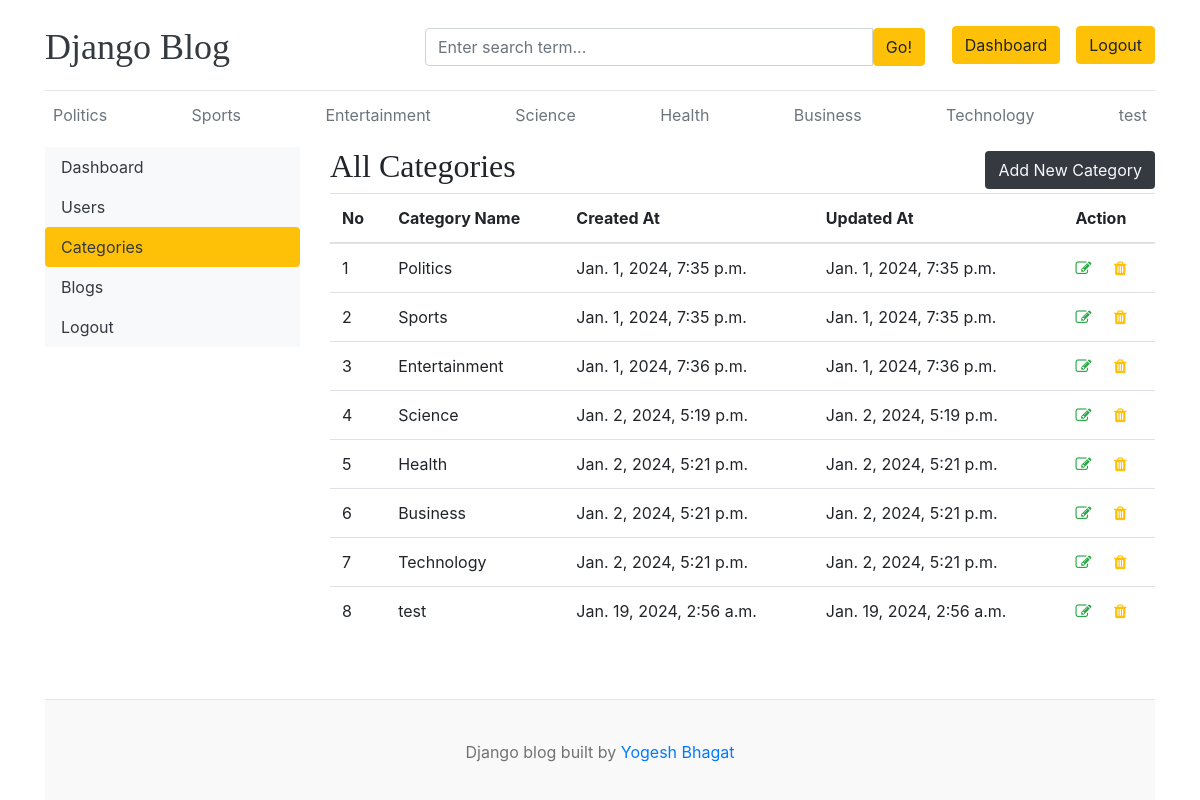
/dashboard/categories/ (signed in), run on an earlier commit of the app's database.
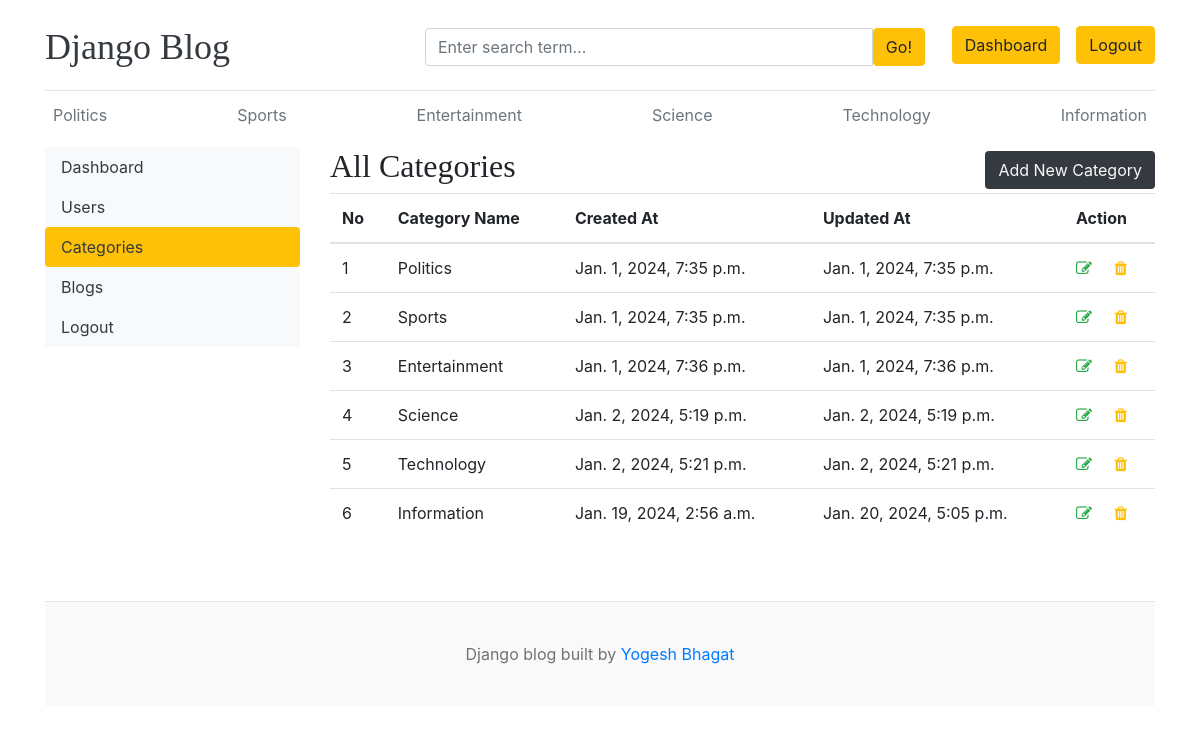
And on a later commit of the database.
### blogs/models.py (models this page shows)
class Category(models.Model):
    category_name = models.CharField(max_length=50)
    created_at = models.DateTimeField(auto_now_add=True)
    updated_at = models.DateTimeField(auto_now = True)
    class Meta:
        verbose_name_plural = 'Categories'
    def __str__(self):
        return self.category_name

### dashboards/views.py (the view)
        def wrapper(request, *args, **kwargs):
            if request.user.has_perm(permission):
                return view_func(request, *args, **kwargs)
            else:
                return redirect('home')

### blogs/context_processors.py (called while the page is built)
def get_categories(request):
    categories = Category.objects.all()
    return dict(categories=categories)

def get_social_links(request):
    social_links = SocialLink.objects.all()
    return dict(social_links=social_links)

### dashboards/views.py (called while the page is built)
def permission_required(permission):
    def decorator(view_func):
        def wrapper(request, *args, **kwargs):
            if request.user.has_perm(permission):
                return view_func(request, *args, **kwargs)
            else:
                return redirect('home')
        return wrapper
    return decorator

@permission_required('blogs.view_category')
def categories(request):
    return render(request, 'dashboard/categories.html')

### templates/dashboard/categories.html (shortened to what this page needs)
{% extends 'base.html' %}
{% block content %}
<div class="row">
    {% include 'dashboard/sidebar.html' %}
    <div class="col-md-9">
        <div class="row">
            <div class="col">
                <div class="header-container">
                    <h2>All Categories</h2>
                    <a href="{% url 'add_new_category' %}" class="btn bg-dark text-light">Add New Category</a>
                </div>
                <table class="table table-hover">
                    <thead>
                      <tr>
                        <th>No</th>
                        <th>Category Name</th>
                        <th>Created At</th>
                        <th>Updated At</th>
                        <th>Action</th>
                      </tr>
                    </thead>
                    <tbody>
                    {% for category in categories %}
                      <tr>
                        <td>{{forloop.counter}}</th>
                        <td>{{category}}</td>
                        <td>{{category.created_at}}</td>
                        <td>{{category.updated_at}}</td>
                        <td>
                            <a href="{% url 'edit_category' category.id %}"><i class="fa fa-edit text-success"></i></a>
                            <a href="{% url 'delete_category' category.id %}"><i class="fa fa-trash text-warning"></i></a>
                        </td>
                      </tr>
                    {% endfor %}
                    </tbody>
                </table>
            </div>
        </div>
    </div>
</div>
{% endblock %}

### templates/base.html (shortened to what this page needs)
{% load static %}
<!DOCTYPE html>
<html lang="en">
<head>
    <link href="https://getbootstrap.com/docs/4.0/dist/css/bootstrap.min.css" rel="stylesheet">
    <link rel="stylesheet" href="https://cdnjs.cloudflare.com/ajax/libs/font-awesome/4.7.0/css/font-awesome.min.css">
    <link href="{% static 'css/blog.css' %}" rel="stylesheet">
  </head>
<body>
    <div class="container">
      <header class="blog-header py-3">
        <div class="row flex-nowrap justify-content-between align-items-center">
          <div class="col-4 pt-1">
            <a class="blog-header-logo text-dark" href="/">Django Blog</a>
          </div>
          <div class="col-4 pt-1">
            <form action="{% url 'search' %}" method="GET">
              <div class="input-group">
                <input class="form-control" type="text" name="keyword" value="{{keyword}}" placeholder="Enter search term..." aria-label="Enter search term..." aria-describedby="button-search" />
                <button type="submit" class="btn btn-warning" id="button-search" type="button">Go!</button>
            </div>
            </form>
          </div>
          <div class="col-4 d-flex justify-content-end align-items-center">
            {% if not user.is_authenticated %}
            <a class="btn btn-sm btn-warning" href="{% url 'login' %}">Login</a> &nbsp;
            <a class="btn btn-sm btn-outline-secondary" href="{% url 'register' %}">Register</a>
            {% else %}
            {% if perms.blogs.change_blog %}
            <a href="{% url 'dashboard' %}" class="btn btn-warning">Dashboard</a>
            {% endif %}
            <a href="{% url 'logout' %}" class="btn btn-warning">Logout</a>
            {% endif %}
          </div>
        </div>
      </header>
      <div class="nav-scroller py-1 mb-2">
        <nav class="nav d-flex justify-content-between">
          {% for category in categories %}
          <a class="p-2 text-muted" href="{%url 'blogs_by_category' category.id%}">{{category.category_name}}</a>
          {% endfor %}
        </nav>
      </div>
{% block content %}
{% endblock %}
<br><br>
<footer class="blog-footer">
  <p>Django blog built  by <a href="#">Yogesh Bhagat</a></p>
</footer>
</body>
</html>

What changed in the data, as far as the page shows it:
removed Category: category_name "Health", created_at "Jan. 2, 2024, 5:21 p.m.", updated_at "Jan. 2, 2024, 5:21 p.m."
removed Category: category_name "Business", created_at "Jan. 2, 2024, 5:21 p.m.", updated_at "Jan. 2, 2024, 5:21 p.m."
changed Category: category_name "test" → "Information"; updated_at "Jan. 19, 2024, 2:56 a.m." → "Jan. 20, 2024, 5:05 p.m."
